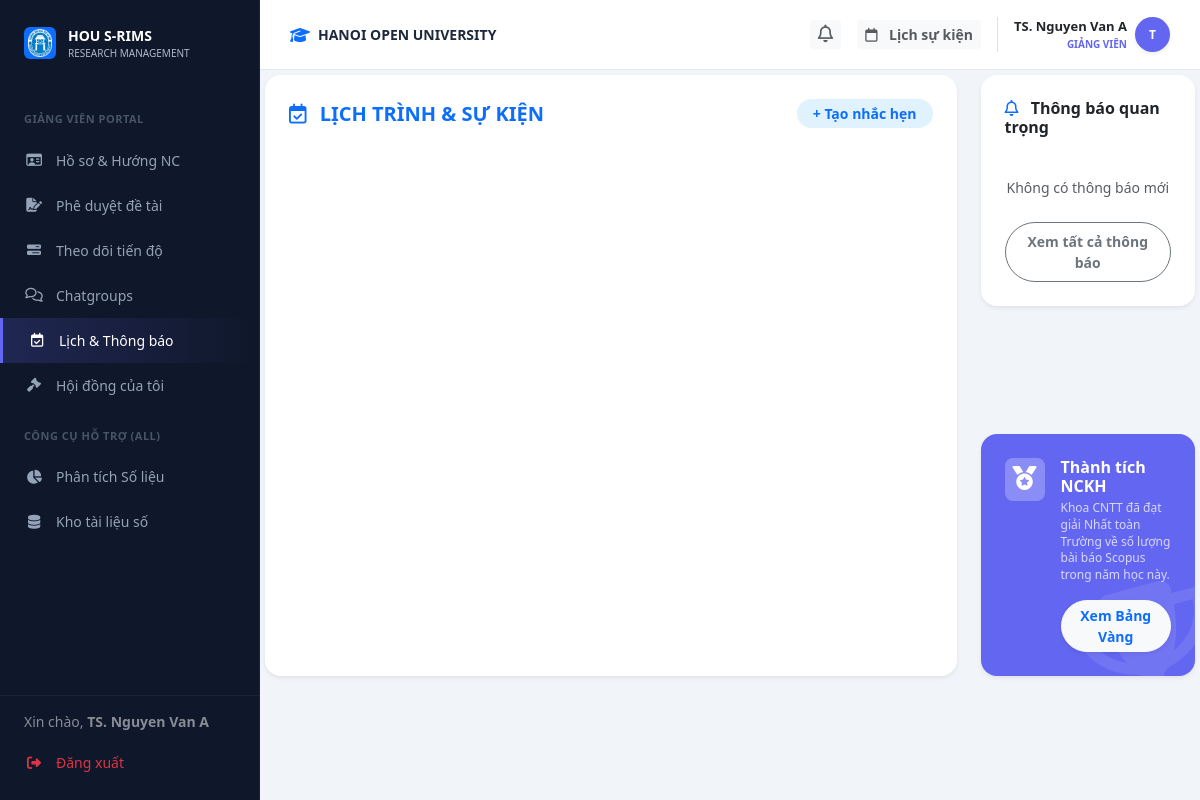
Before: /lecturer/calendar (signed in) with the older database file.
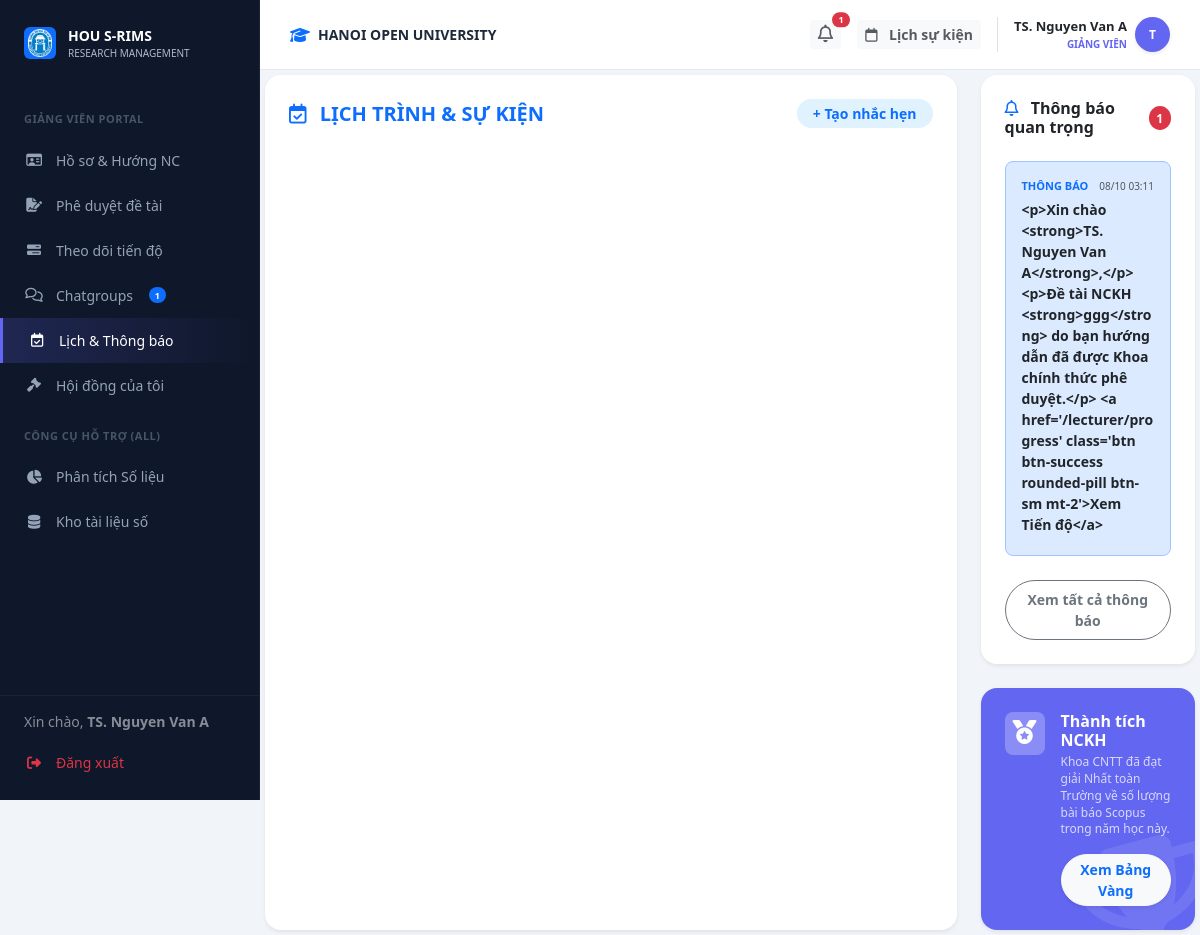
After: the same page with the newer database file.
### models.py (models this page shows)
class User(db.Model):
    __tablename__ = 'users'
    id = db.Column(db.Integer, primary_key=True)
    username = db.Column(db.String(50), unique=True, nullable=False)
    password_hash = db.Column(db.String(128), nullable=False)
    full_name = db.Column(db.String(100), nullable=False)
    email = db.Column(db.String(120), unique=True, nullable=False)
    phone = db.Column(db.String(20), nullable=True)
    bio = db.Column(db.Text, nullable=True)
    role = db.Column(db.String(20), nullable=False) # Admin, Lecturer, Student
    student_id = db.Column(db.String(20), nullable=True)   # MSSV for students
    faculty = db.Column(db.String(100), nullable=True)      # faculty / department
    topics_mentored = db.relationship('Topic', backref='mentor', lazy=True)
    group_memberships = db.relationship('GroupMember', backref='student', lazy=True)

class Notification(db.Model):
    __tablename__ = 'notifications'
    id = db.Column(db.Integer, primary_key=True)
    user_id = db.Column(db.Integer, db.ForeignKey('users.id'), nullable=False)
    content = db.Column(db.String(255), nullable=False)
    is_read = db.Column(db.Boolean, default=False)
    created_at = db.Column(db.DateTime, default=datetime.utcnow)

### routes/lecturer_bp.py (the view)
@lecturer_bp.route('/calendar')
def calendar():
    user_id = session.get('user_id')
    my_topics = Topic.query.join(Batch).filter(Topic.mentor_id == user_id, Topic.status == 'approved', Batch.status == 'active').all()
    return render_template('lecturer/calendar.html', my_topics=my_topics)

### routes/lecturer_bp.py (called while the page is built)
@lecturer_bp.before_request
def require_lecturer():
    if session.get('role') != 'lecturer':
        return redirect(url_for('auth.login'))

### templates/lecturer/calendar.html (shortened to what this page needs)
{% extends "layouts/lecturer_layout.html" %}
{% block lecturer_content %}
<div id="view-l-calendar" class="fade-in ">
                <div class="row g-4">
                    <div class="col-xl-9 col-lg-8 col-12">
                        <div class="card border-0 shadow-sm rounded-4 p-4 h-100" style="min-width: 0;">
                            <div class="d-flex justify-content-between align-items-center mb-4">
                                <h5 class="fw-bold mb-0 text-primary"><i class="fa-regular fa-calendar-check me-2"></i> LỊCH TRÌNH & SỰ KIỆN</h5>
                                <button class="btn btn-primary-subtle text-primary fw-bold btn-sm rounded-pill px-3" data-bs-toggle="modal" data-bs-target="#modalCreateEvent">
                                    + Tạo nhắc hẹn
                                </button>
                            </div>
                            <div id="calendar" style="min-height: 500px;"></div>
                        </div>
                    </div>
                    <div class="col-xl-3 col-lg-4 col-12 d-flex flex-column gap-4">
                        <div class="card border-0 shadow-sm rounded-4 p-4">
                            <h6 class="fw-bold mb-4 d-flex justify-content-between align-items-center">
                                <span><i class="fa-regular fa-bell me-2 text-primary"></i> Thông báo quan trọng</span>
                                {% if notifications and notifications|length > 0 %}
                                <span class="badge bg-danger rounded-circle small" style="width: 24px; height: 24px; line-height: 18px;">{{ notifications|length }}</span>
                                {% endif %}
                            </h6>
                            {% if notifications %}
                                {% for notif in notifications %}
                                <div class="p-3 rounded-3 mb-3 bg-primary-subtle bg-opacity-25 border border-primary-subtle">
                                    <div class="d-flex align-items-center gap-2 mb-1">
                                        <span class="fw-bold text-primary" style="font-size: 11px;">THÔNG BÁO</span>
                                        <span class="text-muted ms-auto" style="font-size: 10px;">{{ notif.created_at.strftime('%d/%m %H:%M') if notif.created_at else '' }}</span>
                                    </div>
                                    <div class="fw-bold text-dark small mb-1">
                                        {{ notif.content }}
                                    </div>
                                </div>
                                {% endfor %}
                            {% else %}
                                <div class="text-muted small text-center py-3">Không có thông báo mới</div>
                            {% endif %}
                            <button class="btn btn-outline-secondary rounded-pill w-100 fw-bold btn-sm py-2 mt-2">Xem tất cả thông báo</button>
                        </div>
                        <div class="card border-0 shadow-sm rounded-4 p-4 text-white position-relative overflow-hidden mt-auto" style="background-color: #6366f1;">
                            <div class="d-flex align-items-start gap-3 position-relative" style="z-index: 2;">
                                <div class="bg-white bg-opacity-25 p-2 rounded-3">
                                    <i class="fa-solid fa-medal fs-4 text-white"></i>
                                </div>
                                <div>
                                    <h6 class="fw-bold mb-1">Thành tích NCKH</h6>
                                    <p class="small opacity-75 mb-3" style="font-size: 12px; line-height: 1.4;">Khoa CNTT đã đạt giải Nhất toàn Trường về số lượng bài báo Scopus trong năm học này.</p>
                                    <button class="btn btn-light text-primary fw-bold rounded-pill w-100 btn-sm shadow-sm">Xem Bảng Vàng</button>
                                </div>
                            </div>
                        </div>
                    </div>
                </div>
        </div>
{% endblock %}

### templates/layouts/lecturer_layout.html (shortened to what this page needs)
{% extends "base.html" %}
{% block content %}
        <div class="top-bar">
            <div class="d-flex align-items-center gap-2">
                <i class="fa-solid fa-graduation-cap text-primary"></i>
                <span class="fw-bold text-uppercase small">HANOI OPEN UNIVERSITY</span>
            </div>
            <div class="d-flex align-items-center gap-3">
                <div class="dropdown">
                    <button class="btn btn-light border-0 btn-sm fw-bold text-muted position-relative" type="button" data-bs-toggle="dropdown" aria-expanded="false">
                        <i class="fa-regular fa-bell" style="font-size: 1.1rem;"></i>
                        {% set unread_count = notifications|selectattr('is_read', 'equalto', false)|list|length %}
                        {% if unread_count > 0 %}
                        <span class="position-absolute top-0 start-100 translate-middle badge rounded-pill bg-danger" style="font-size: 9px; min-width: 18px;">
                            {{ unread_count }}
                        </span>
                        {% endif %}
                    </button>
                </div>
                <button class="btn btn-light border-0 btn-sm fw-bold text-muted" onclick="switchTab('l-calendar', document.querySelector('.sub-nav-item:last-child'))">
                    <i class="fa-regular fa-calendar me-2"></i> Lịch sự kiện
                </button>
                <div class="dropdown border-start ps-3">
                    <div class="d-flex align-items-center gap-2 cursor-pointer dropdown-toggle no-arrow" data-bs-toggle="dropdown">
                        <div class="text-end">
                            <div class="fw-bold text-dark" style="font-size: 13px;">
                                {{ current_user.full_name if current_user else 'Giảng Viên' }}
                            </div>
                            <div class="fw-bold text-uppercase" style="font-size: 10px; color: #6366f1 !important;">
                                GIẢNG VIÊN
                            </div>
                        </div>
                        <div class="rounded-circle text-white d-flex align-items-center justify-content-center fw-bold shadow-sm" style="width: 35px; height: 35px; font-size: 12px; background: #6366f1 !important;">
                            {{ current_user.full_name[0] | upper if current_user and current_user.full_name else 'G' }}
                        </div>
                    </div>
                </div>
            </div>
        </div>
    <div class="content-area">
<div class="content-body">
{% block lecturer_content %}{% endblock %}
</div>
</div>
                            {% set has_topic = false %}
{% endblock %}

### templates/base.html (shortened to what this page needs)
<!DOCTYPE html>
<html lang="vi">
<head>
    <link href="https://cdn.jsdelivr.net/npm/bootstrap@5.3.0/dist/css/bootstrap.min.css" rel="stylesheet">
    <link rel="stylesheet" href="https://cdnjs.cloudflare.com/ajax/libs/font-awesome/6.4.0/css/all.min.css">
    <link rel="stylesheet" href="{{ url_for('static', filename='assets/css/style.css') }}">
    <link href="https://cdn.jsdelivr.net/npm/sweetalert2@11/dist/sweetalert2.min.css" rel="stylesheet">
    <link href="https://cdn.jsdelivr.net/npm/quill@1.3.6/dist/quill.snow.css" rel="stylesheet">
</head>
<body>
    <div class="toast-container position-fixed bottom-0 end-0 p-3" style="z-index: 1100">
    </div>
    {% include 'components/sidebar.html' %}
    <div class="main-content">
        {% block content %}
        {% endblock %}
    </div>
</body>
</html>

### templates/components/sidebar.html (shortened to what this page needs)
<div class="sidebar">
    <div class="sidebar-logo">
        <div class="d-flex align-items-center justify-content-center bg-primary rounded p-1" style="width: 32px; height: 32px;">
            <img src="{{ url_for('static', filename='assets/images/logo.png') }}" alt="" style="max-width:100%;">
        </div>
        <div>
            <div class="fw-bold text-white" style="font-size: 14px;">HOU S-RIMS</div>
            <div style="font-size: 10px; color: #aeb9cc;">RESEARCH MANAGEMENT</div>
        </div>
    </div>
    <div class="sidebar-menu-wrapper" style="flex: 1; overflow-y: auto; padding-bottom: 100px;">
    {% if session.get('role') == 'lecturer' %}
    <div class="menu-category">GIẢNG VIÊN PORTAL</div>
    <a href="{{ url_for('lecturer.dashboard') }}" class="nav-link {{ 'active-purple' if request.endpoint == 'lecturer.dashboard' else '' }}">
        <i class="fa-regular fa-id-card"></i> Hồ sơ & Hướng NC
    </a>
    <a href="{{ url_for('lecturer.approve') }}" class="nav-link {{ 'active-purple' if request.endpoint == 'lecturer.approve' else '' }}">
        <i class="fa-solid fa-file-signature"></i> Phê duyệt đề tài
    </a>
    <a href="{{ url_for('lecturer.progress') }}" class="nav-link {{ 'active-purple' if request.endpoint == 'lecturer.progress' else '' }}">
        <i class="fa-solid fa-bars-progress"></i> Theo dõi tiến độ
    </a>
    <a href="{{ url_for('lecturer.chat') }}" class="nav-link {{ 'active-purple' if request.endpoint == 'lecturer.chat' else '' }}">
        <i class="fa-regular fa-comments"></i> Chatgroups
        {% set group_count = global_my_groups_count if global_my_groups_count is defined else (my_groups | length if my_groups is defined else 0) %}
        {% if group_count > 0 %}<span class="badge bg-primary rounded-pill ms-1" style="font-size: 9px;">{{ group_count }}</span>{% endif %}
    </a>
    <a href="{{ url_for('lecturer.calendar') }}" class="nav-link {{ 'active-purple' if request.endpoint == 'lecturer.calendar' else '' }}">
        <i class="fa-regular fa-calendar-check"></i> Lịch & Thông báo
    </a>
    <a href="{{ url_for('lecturer.council') }}" class="nav-link {{ 'active-purple' if request.endpoint == 'lecturer.council' else '' }}">
        <i class="fa-solid fa-gavel"></i> Hội đồng của tôi
    </a>
    {% endif %}
    <div class="menu-category">CÔNG CỤ HỖ TRỢ (ALL)</div>
    <a href="{{ url_for('web.analysis_page') }}" class="nav-link {{ 'active-main' if request.endpoint == 'web.analysis_page' else '' }}">
        <i class="fa-solid fa-chart-pie"></i> Phân tích Số liệu
    </a>
    <a href="{{ url_for('web.repository_page') }}" class="nav-link {{ 'active-main' if request.endpoint == 'web.repository_page' else '' }}">
        <i class="fa-solid fa-database"></i> Kho tài liệu số
    </a>
    </div>
    <div class="sidebar-footer" style="position: absolute; bottom: 0; left: 0; right: 0; background: var(--sidebar-bg); border-top: 1px solid rgba(255,255,255,0.05); padding: 15px 0;">
        <div class="px-4 mb-2 text-white small opacity-50">
            Xin chào, <strong>{{ session.get('user_name', 'Khách') }}</strong>
        </div>
        <a href="{{ url_for('auth.logout') }}" class="nav-link text-danger">
            <i class="fa-solid fa-right-from-bracket"></i> Đăng xuất
        </a>
    </div>
</div>

### static/assets/css/style.css (style rules this page uses)
:root { --primary-blue: #2563eb; --primary-purple: #6366f1; --student-gradient: linear-gradient(135deg, #6366f1 0%, #8b5cf6 100%); --rank-a: #10b981; --rank-b: #3b82f6; --rank-c: #f59e0b; --rank-d: #94a3b8; --sidebar-bg: #0f172a; --sidebar-text: #94a3b8; --bg-body: #f1f5f9; --text-dark: #1e293b; --text-gray: #64748b; --border-color: #e2e8f0; }
* { box-sizing: border-box; }
body { background-color: var(--bg-body); font-family: 'Segoe UI', system-ui, -apple-system, sans-serif; color: var(--text-dark); overflow-x: hidden; margin: 0; }
a { text-decoration: none !important; }
.sidebar { background-color: var(--sidebar-bg); width: 260px; height: 100vh; position: fixed; top: 0; left: 0; z-index: 1000; padding-top: 25px; display: flex; flex-direction: column; border-right: 1px solid rgba(255,255,255,0.05); }
.sidebar-logo { padding: 0 24px 30px; display: flex; align-items: center; gap: 12px; }
.menu-category { font-size: 11px; text-transform: uppercase; color: #475569; padding: 0 24px; margin-bottom: 10px; margin-top: 20px; font-weight: 700; letter-spacing: 0.5px; }
.nav-link { color: var(--sidebar-text); padding: 12px 24px; display: flex; align-items: center; gap: 12px; font-size: 14px; font-weight: 500; transition: all 0.2s ease; }
.nav-link i { width: 20px; text-align: center; }
.nav-link.active-purple { background: linear-gradient(90deg, rgba(99, 102, 241, 0.2) 0%, transparent 100%); color: #fff; border-left: 3px solid var(--primary-purple); }
.main-content { margin-left: 260px; width: calc(100% - 260px); min-height: 100vh; }
.top-bar { background: #fff; height: 70px; padding: 0 30px; display: flex; align-items: center; justify-content: space-between; border-bottom: 1px solid var(--border-color); position: sticky; top: 0; z-index: 900; }
.no-arrow::after { display: none !important; }
.content-area { padding: 5px; position: relative; }
.stat-card, .card { background: #fff; border-radius: 16px; border: 1px solid #f1f5f9; box-shadow: 0 4px 6px -1px rgba(0, 0, 0, 0.02); transition: transform 0.2s; }
.bg-primary-subtle { background-color: #dbeafe !important; color: #1e40af !important; }
.btn-primary-subtle { background-color: #e0f2fe; color: #0284c7; border: none; font-weight: 600; }
.cursor-pointer { cursor: pointer; }
.fade-in { animation: fadeIn 0.4s ease-out forwards; }
.sidebar-logo img { max-width: 100%; height: auto; max-height: 50px; object-fit: contain; }

Changed rows visible on the page:
added Notification: created_at "08/10 03:11", content "<p>Xin chào <strong>TS. Nguyen Van A</strong>,</p> <p>Đề tài NCKH <strong>ggg</strong> do bạn hướng dẫn đã được Khoa chính thức phê duyệt.</p> <a href='/lecturer/progress' class='btn btn-success rounded-pill btn-sm mt-2'>Xem Tiến độ</a>"
Other visible differences:
{{ group_count }}: (not shown) → "1"
{{ unread_count }}: (not shown) → "1"
{{ notifications|length }}: (not shown) → "1"
text no longer shown: "Không có thông báo mới"
